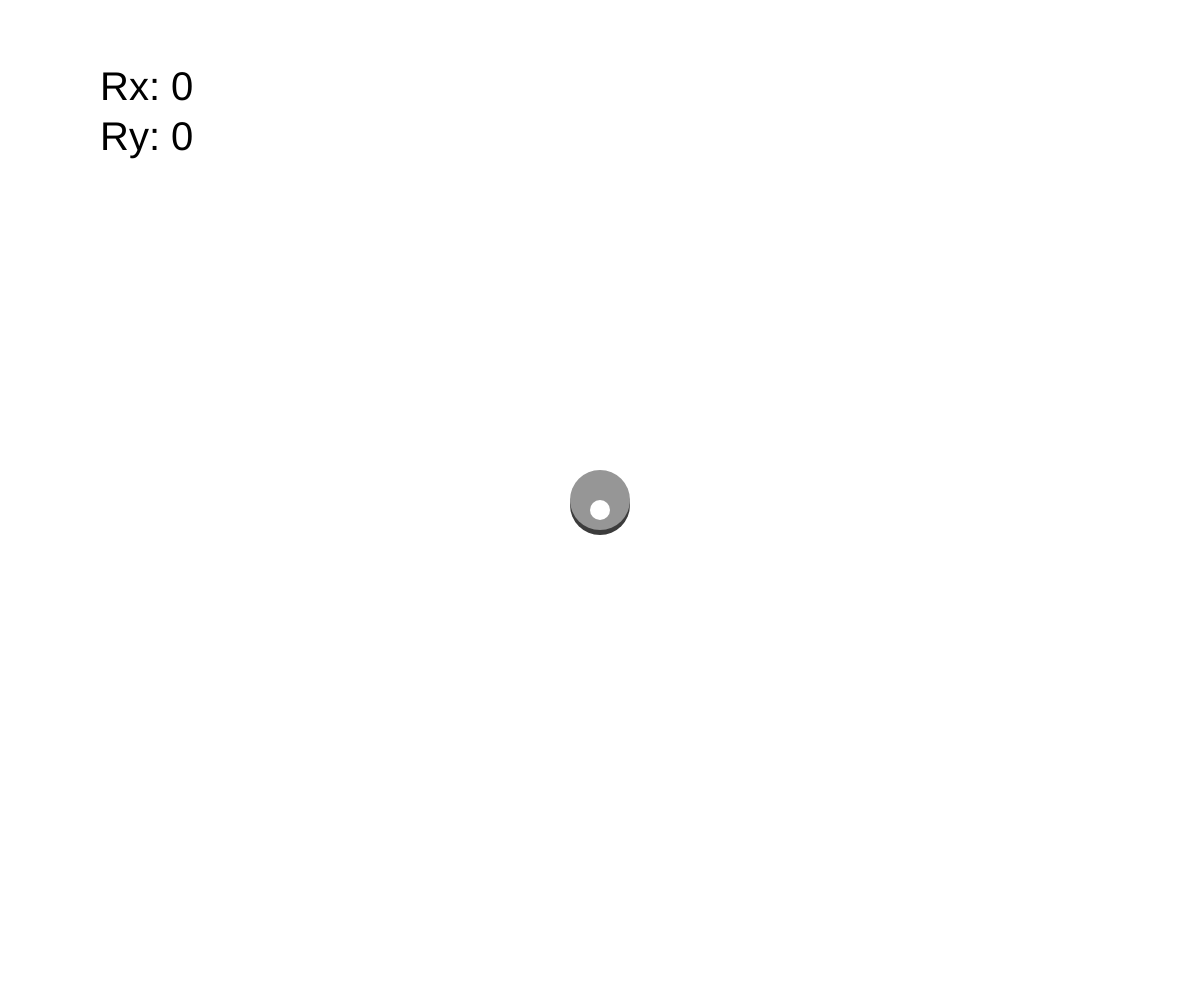
Frame 1 (no input)
Frame 60 (no input): identical to frame 1, image omitted
Frame 120 (the mouse pressed at the canvas centre since frame 60): identical to frame 1, image omitted

The p5.js sketch that drew this single still picture (run headless with seeded random() and noise() and a simulated clock; from frame 60 on, the mouse is pressed at the canvas centre):

// p5.js sketch
// ── sketch.js
var posX;
var posY;
var multiplier;
var vx, vy;
var px, py;
var ax, ay;

function setup() {
  createCanvas(windowWidth, windowHeight);
  vx=0;
  vy=0;
}

function draw() {
  clear();
  fill(0);

  posX = windowWidth / 2;
  posY = windowHeight / 2;

  textSize(40);
  text("Rx: " + rotationX, 100, 100);
  text("Ry: " + rotationY, 100, 150);

  drawBalle();

  /**************************/
multiplier= 0.01;

  ax = rotationY * multiplier;
  ay = rotationX * multiplier;
  
  vx += ax;
  vy += ay;
  
  posX+=vx;
  posY+=vy;
  
}

function drawBalle() {
  fill(60);
  ellipse()
  noStroke();
  ellipse(posX, posY + 5, 60, 60);
  fill(150);
  noStroke();
  ellipse(posX, posY, 60, 60);
  fill(255);
  noStroke();
  ellipse(posX, posY + 10, 20, 20);
}
